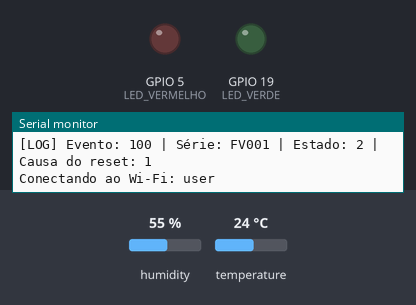
Bench run of a sketch on a simulated ESP32. On the bench: output pins drawn as LEDs (lit = HIGH), the last lines printed to the serial monitor. Inputs (shaded band) come from the test bench; at power-on: temperature 24 °C, humidity 55 %. WiFi joins after 1.5 s; servers stay silent unless stated; storage starts empty; no MQTT or app messages arrive unless stated.

Above: at 1.2 s.
1.3 s: temperature set to 12 °C
23.7 s: temperature set to 9 °C
At 30.7 s:
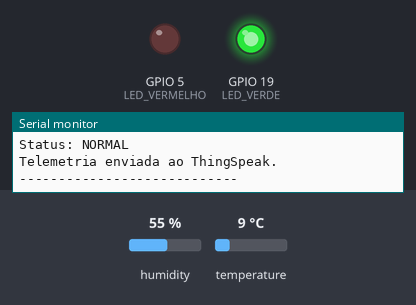
46.1 s: temperature set to 19 °C
At 60.8 s:
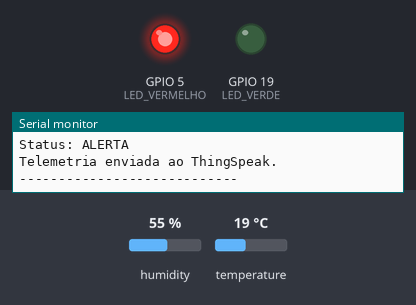
Timing chart, 0 to 62.3 s (numbered marks = the images above; inputs shaded):
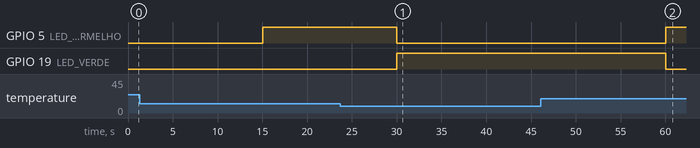

The sketch:

main.ino
```cpp
#include <WiFi.h>
#include <PubSubClient.h>
#include <DHT.h>
#include <LittleFS.h>
#include <esp_system.h>


// ==================================================
// 1. CONFIGURAÇÕES DE REDE
// ==================================================
const char* ssid = "user";
const char* password = "senha";


// ==================================================
// 2. CREDENCIAIS MQTT DO THINGSPEAK
// ==================================================
const char* mqtt_server = "mqtt3.thingspeak.com";
const int mqtt_port = 1883;


const char* mqttClientID = "HxsXBxMVDQEbDhYhOgU4Gwo";
const char* mqttUser = "HxsXBxMVDQEbDhYhOgU4Gwo";
const char* mqttPass = "t+ztAq6H1lIhG7KPP9eh5+VL";


// Canal de telemetria
const unsigned long channelID = 3513340;


// Canal de logs operacionais
const unsigned long logChannelID = 3551998;
const char* logWriteAPIKey =
    "HB0G19ZZ7ACIW0K7";


// Identificação da placa
const char* numeroSerie = "FV001";
const int idNumericoPlaca = 1;


// ==================================================
// 3. MQTT, SENSOR E PINOS
// ==================================================
WiFiClient espClient;
PubSubClient client(espClient);


#define DHT_PIN 4
#define DHT_TYPE DHT11


#define LED_VERMELHO 5
#define LED_VERDE 19


#define TEMP_MIN 7.0
#define TEMP_MAX 10.0


DHT dht(DHT_PIN, DHT_TYPE);


// ==================================================
// 4. FILA LOCAL DE LOGS
// ==================================================
const char* arquivoLogs = "/logs.csv";
const char* arquivoTemporario = "/logs_tmp.csv";


bool armazenamentoOK = false;


// ==================================================
// 5. INTERVALOS
// ==================================================
const unsigned long intervaloLeitura = 15000;
const unsigned long intervaloLog = 16000;
const unsigned long intervaloReconexao = 5000;
const unsigned long intervaloWiFi = 10000;


unsigned long ultimoEnvioTelemetria = 0;
unsigned long ultimoEnvioLog = 0;
unsigned long ultimaTentativaMQTT = 0;
unsigned long ultimaTentativaWiFi = 0;


bool wifiEstavaConectado = false;
bool mqttEstavaConectado = false;


// ==================================================
// CÓDIGOS DOS EVENTOS
// ==================================================
// 100 = inicialização
// 200 = reinicialização
// 300 = perda de Wi-Fi
// 310 = perda de MQTT
// 320 = Wi-Fi recuperado
// 330 = MQTT conectado/recuperado
//
// Estado:
// 0 = comunicação indisponível
// 1 = comunicação disponível
// 2 = inicialização/reinicialização
//
// Fields do canal de logs:
// Field 1 = código do evento
// Field 2 = ID numérico da placa
// Field 3 = estado operacional
// Field 4 = causa do reset
//
// O número de série textual será enviado no status.


// ==================================================
// 6. REGISTRAR EVENTO NA FILA LOCAL
// ==================================================
void registrarLog(int codigo, int estado, int causaReset) {
  Serial.print("[LOG] Evento: ");
  Serial.print(codigo);


  Serial.print(" | Série: ");
  Serial.print(numeroSerie);


  Serial.print(" | Estado: ");
  Serial.print(estado);


  Serial.print(" | Causa do reset: ");
  Serial.println(causaReset);


  if (!armazenamentoOK) {
    Serial.println(
        "[LOG] ERRO: LittleFS indisponível; evento não foi salvo."
    );
    return;
  }


  File arquivo = LittleFS.open(arquivoLogs, FILE_APPEND);


  if (!arquivo) {
    Serial.println("[LOG] ERRO ao abrir arquivo.");
    return;
  }


  arquivo.print(codigo);
  arquivo.print(",");
  arquivo.print(numeroSerie);
  arquivo.print(",");
  arquivo.print(idNumericoPlaca);
  arquivo.print(",");
  arquivo.print(estado);
  arquivo.print(",");
  arquivo.println(causaReset);


  arquivo.close();
}


// ==================================================
// 7. REMOVER O PRIMEIRO REGISTRO DA FILA
// ==================================================
void removerPrimeiroLog() {
  File origem = LittleFS.open(arquivoLogs, FILE_READ);


  if (!origem) {
    return;
  }


  // Descarta a primeira linha.
  origem.readStringUntil('\n');


  File destino = LittleFS.open(arquivoTemporario, FILE_WRITE);


  if (!destino) {
    origem.close();
    return;
  }


  while (origem.available()) {
    String linha = origem.readStringUntil('\n');
    linha.trim();


    if (linha.length() > 0) {
      destino.println(linha);
    }
  }


  origem.close();
  destino.close();


  LittleFS.remove(arquivoLogs);
  LittleFS.rename(arquivoTemporario, arquivoLogs);
}


// ==================================================
// 8. ENVIAR LOG PENDENTE AO THINGSPEAK
// ==================================================
void enviarProximoLog() {
  if (!armazenamentoOK || !client.connected()) {
    return;
  }


  unsigned long agora = millis();


  if (agora - ultimoEnvioLog < intervaloLog) {
    return;
  }


  File arquivo = LittleFS.open(arquivoLogs, FILE_READ);


  if (!arquivo) {
    return;
  }


  String linha = arquivo.readStringUntil('\n');
  arquivo.close();
  linha.trim();


  if (linha.length() == 0) {
    return;
  }


  int p1 = linha.indexOf(',');
  int p2 = linha.indexOf(',', p1 + 1);
  int p3 = linha.indexOf(',', p2 + 1);
  int p4 = linha.indexOf(',', p3 + 1);


  if (p1 < 0 || p2 < 0 || p3 < 0 || p4 < 0) {
    Serial.println(
        "[LOG] Registro inválido; removendo da fila."
    );


    removerPrimeiroLog();
    return;
  }


  String codigo = linha.substring(0, p1);
  String serie = linha.substring(p1 + 1, p2);
  String idPlaca = linha.substring(p2 + 1, p3);
  String estado = linha.substring(p3 + 1, p4);
  String causa = linha.substring(p4 + 1);


  causa.trim();


  // Codificação dos caracteres especiais de status.
  String status =
      "Serie%3D" + serie + "%3BEvento%3D" + codigo;


  String payload =
      "api_key=" + String(logWriteAPIKey) +
      "&field1=" + codigo +
      "&field2=" + idPlaca +
      "&field3=" + estado +
      "&field4=" + causa +
      "&status=" + status;


  String topico =
      "channels/" + String(logChannelID) + "/publish";


  ultimoEnvioLog = agora;


  if (client.publish(topico.c_str(), payload.c_str())) {
    Serial.println(
        "[LOG] Mensagem enviada via MQTT; verifique o canal."
    );


    // O retorno positivo do publish não garante que
    // o ThingSpeak gravou o registro.
    removerPrimeiroLog();
  } else {
    Serial.println(
        "[LOG] Falha no envio. Registro mantido na fila."
    );
  }
}


// ==================================================
// 9. INICIAR E MONITORAR O WI-FI
// ==================================================
void iniciarWiFi() {
  Serial.print("Conectando ao Wi-Fi: ");
  Serial.println(ssid);


  WiFi.mode(WIFI_STA);
  WiFi.begin(ssid, password);


  ultimaTentativaWiFi = millis();
}


void verificarWiFi() {
  bool conectado = (WiFi.status() == WL_CONNECTED);


  if (conectado && !wifiEstavaConectado) {
    wifiEstavaConectado = true;


    Serial.print("Wi-Fi conectado. IP: ");
    Serial.println(WiFi.localIP());


    registrarLog(320, 1, 0);
  }


  if (!conectado && wifiEstavaConectado) {
    wifiEstavaConectado = false;


    registrarLog(300, 0, 0);


    Serial.println("Falha/perda de Wi-Fi.");
  }


  if (
      !conectado &&
      millis() - ultimaTentativaWiFi >= intervaloWiFi
  ) {
    WiFi.disconnect();
    WiFi.begin(ssid, password);


    ultimaTentativaWiFi = millis();
  }
}


// ==================================================
// 10. CONECTAR E MONITORAR O MQTT
// ==================================================
void verificarMQTT() {
  if (WiFi.status() != WL_CONNECTED) {
    return;
  }


  if (client.connected()) {
    if (!mqttEstavaConectado) {
      mqttEstavaConectado = true;


      registrarLog(330, 1, 0);


      Serial.println("MQTT conectado ao ThingSpeak.");
    }


    return;
  }


  if (mqttEstavaConectado) {
    mqttEstavaConectado = false;


    registrarLog(310, 0, 0);


    Serial.println("Conexão MQTT perdida.");
  }


  if (
      millis() - ultimaTentativaMQTT <
      intervaloReconexao
  ) {
    return;
  }


  ultimaTentativaMQTT = millis();


  Serial.println("Tentando conectar ao MQTT...");


  if (client.connect(mqttClientID, mqttUser, mqttPass)) {
    mqttEstavaConectado = true;


    registrarLog(330, 1, 0);


    Serial.println("MQTT conectado.");
  } else {
    Serial.print("Falha MQTT. Código: ");
    Serial.println(client.state());
  }
}


// ==================================================
// 11. ENVIAR TEMPERATURA E UMIDADE
// ==================================================
void enviarTelemetria() {
  if (!client.connected()) {
    return;
  }


  float temperatura = dht.readTemperature();
  float umidade = dht.readHumidity();


  if (isnan(temperatura) || isnan(umidade)) {
    Serial.println("ERRO AO LER DHT11!");


    digitalWrite(LED_VERDE, LOW);
    digitalWrite(LED_VERMELHO, HIGH);


    return;
  }


  Serial.println("----------------------------");


  Serial.print("Temperatura: ");
  Serial.print(temperatura, 1);
  Serial.println(" °C");


  Serial.print("Umidade: ");
  Serial.print(umidade, 1);
  Serial.println(" %");


  if (
      temperatura >= TEMP_MIN &&
      temperatura <= TEMP_MAX
  ) {
    digitalWrite(LED_VERDE, HIGH);
    digitalWrite(LED_VERMELHO, LOW);


    Serial.println("Status: NORMAL");
  } else {
    digitalWrite(LED_VERDE, LOW);
    digitalWrite(LED_VERMELHO, HIGH);


    Serial.println("Status: ALERTA");
  }


  String payload =
      "field1=" + String(temperatura, 1) +
      "&field2=" + String(umidade, 1);


  String topico =
      "channels/" + String(channelID) + "/publish";


  if (client.publish(topico.c_str(), payload.c_str())) {
    Serial.println("Telemetria enviada ao ThingSpeak.");
  } else {
    Serial.println("Falha ao enviar telemetria via MQTT.");
  }


  Serial.println("----------------------------");
}


// ==================================================
// 12. CONFIGURAÇÃO INICIAL
// ==================================================
void setup() {
  Serial.begin(115200);


  pinMode(LED_VERMELHO, OUTPUT);
  pinMode(LED_VERDE, OUTPUT);


  digitalWrite(LED_VERDE, LOW);
  digitalWrite(LED_VERMELHO, LOW);


  dht.begin();


  // Atenção: true pode formatar LittleFS se a montagem falhar,
  // apagando logs locais que ainda existam.
  armazenamentoOK = LittleFS.begin(true);


  if (!armazenamentoOK) {
    Serial.println("ERRO: não foi possível iniciar LittleFS.");
  } else {
    Serial.println("LittleFS pronto.");
  }


  Serial.println("================================");
  Serial.println("       FRIOVALE - MQTT");
  Serial.println("    Telemetria + Logs");
  Serial.print("Número de série: ");
  Serial.println(numeroSerie);
  Serial.println("================================");


  int causaReset = (int)esp_reset_reason();


  registrarLog(100, 2, causaReset);


  if (esp_reset_reason() != ESP_RST_POWERON) {
    registrarLog(200, 2, causaReset);
  }


  client.setServer(mqtt_server, mqtt_port);
  client.setKeepAlive(30);


  iniciarWiFi();
}


// ==================================================
// 13. LOOP PRINCIPAL
// ==================================================
void loop() {
  verificarWiFi();
  verificarMQTT();


  if (client.connected()) {
    client.loop();
  }


  unsigned long agora = millis();


  if (
      agora - ultimoEnvioTelemetria >= intervaloLeitura
  ) {
    ultimoEnvioTelemetria = agora;
    enviarTelemetria();
  }


  enviarProximoLog();
}
```

Measured:
- the behaviour switches between 11 and 10 °C on temperature (found by bisection; images 0 and 1)
- after the input at 23.7 s, GPIO 5 (LED_VERMELHO): HIGH → LOW after 6.3 s; GPIO 19 (LED_VERDE): LOW → HIGH after 6.3 s
- after the input at 46.1 s, GPIO 5 (LED_VERMELHO): LOW → HIGH after 13.9 s; GPIO 19 (LED_VERDE): HIGH → LOW after 13.9 s
